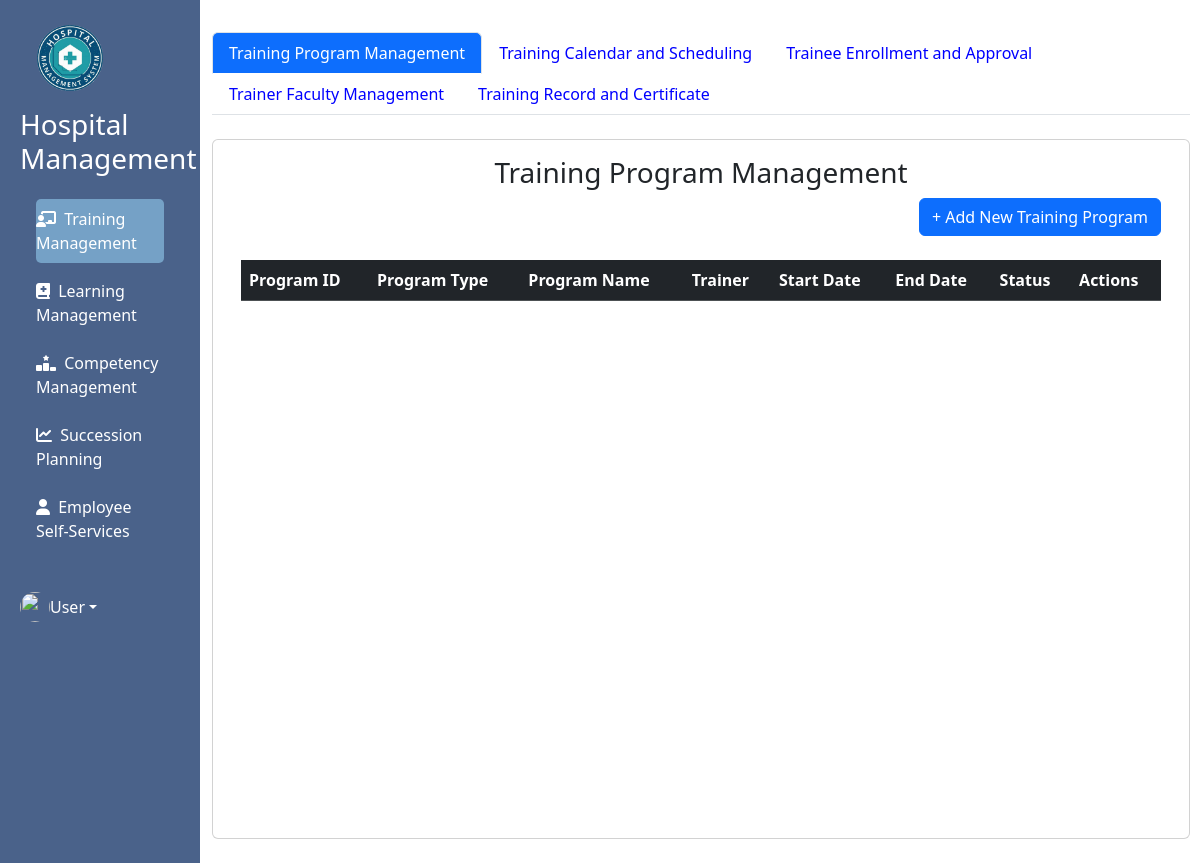
Before: /hr_2/admin/training_management/training_management.php with the older database file.
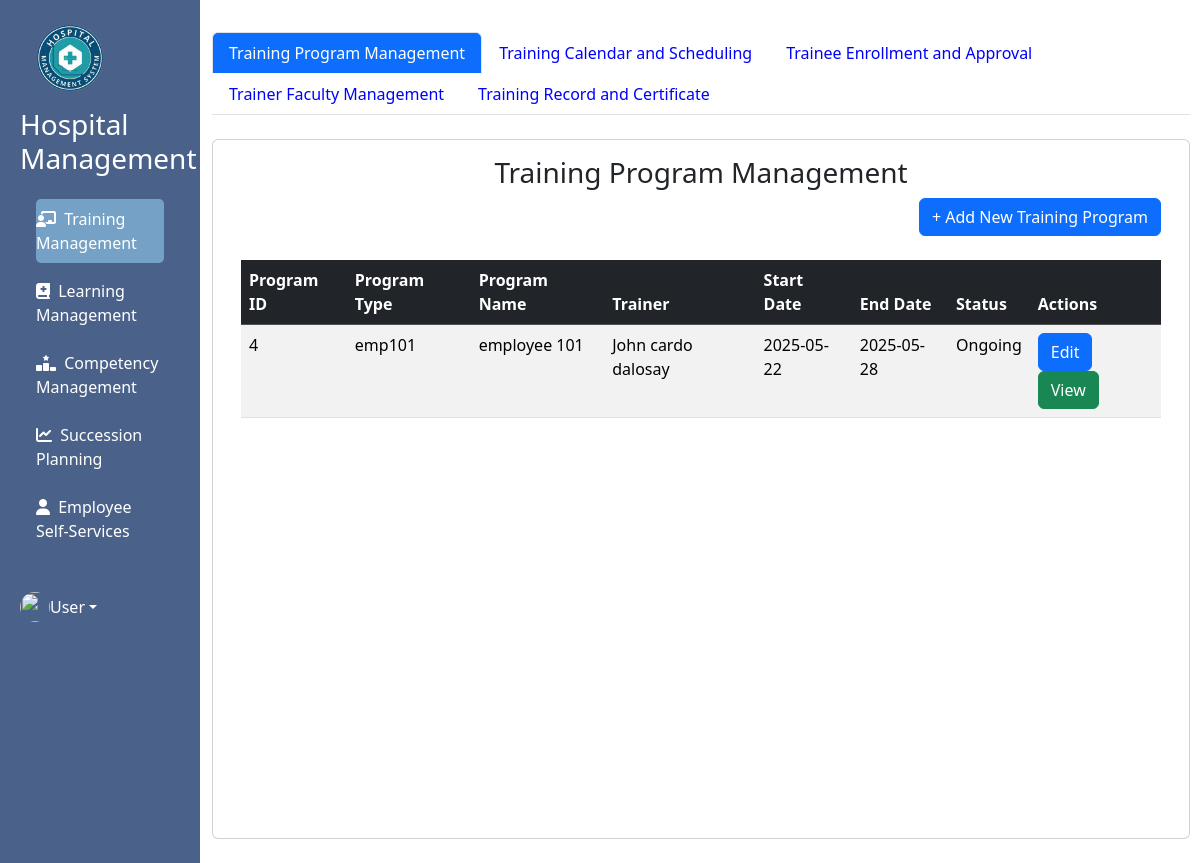
After: the same page with the newer database file.
### tables this page shows
CREATE TABLE `training_program` (
  `PROGRAM_ID` int(11) NOT NULL,
  `PROGRAM_TYPE` varchar(50) DEFAULT NULL,
  `PROGRAM_NAME` varchar(50) DEFAULT NULL,
  `TRAINER` int(11) NOT NULL,
  `START` date DEFAULT NULL,
  `END` date DEFAULT NULL,
  `STATUS` varchar(45) DEFAULT NULL,
  `DESCRIPTION_PROGRAM` text DEFAULT NULL
);

CREATE TABLE `trainer_faculty` (
  `TRAINER_ID` int(11) NOT NULL,
  `FULLNAME` varchar(45) DEFAULT NULL,
  `course` int(255) DEFAULT NULL,
  `update_at` timestamp NOT NULL DEFAULT current_timestamp() ON UPDATE current_timestamp(),
  `create_at` datetime NOT NULL DEFAULT current_timestamp()
);

### hr_2/admin/training_management/training_management.php (the view, shortened to what this page needs)
<?php
require_once("../../../phpcon/conn.php");
?>
<!DOCTYPE html>
<html lang="en">
<head>
    <link href="https://cdn.jsdelivr.net/npm/bootstrap@5.3.3/dist/css/bootstrap.min.css" rel="stylesheet">
    <link rel="stylesheet" href="https://cdnjs.cloudflare.com/ajax/libs/font-awesome/5.15.3/css/all.min.css" />
    <link rel="stylesheet" href="https://cdnjs.cloudflare.com/ajax/libs/font-awesome/6.5.2/css/all.min.css" />
    <link rel="stylesheet" href="https://site-assets.fontawesome.com/releases/v6.5.2/css/all.css" />
    <link href='https://unpkg.com/boxicons@2.1.4/css/boxicons.min.css' rel='stylesheet'>
    <link href="https://cdn.jsdelivr.net/npm/fullcalendar@6.1.9/main.min.css" rel="stylesheet" />
    <link rel="stylesheet" href="../../../tm.css?v=4.6">
</head>
<body>
<div class="container-fluid">
    <div class="row flex-nowrap">
        <div class="col-auto col-md-2 col-xl-2 px-sm-1 px-0 min-vh-100 bg-side">
            <div class="d-flex flex-column align-items-center align-items-sm-start px-3 pt-2 text-white">
                <a href="#!" class="d-flex text-decoration-none align-items-center mb-md-0 text-white">
                    <span class="fs-5 d-none d-sm-inline" style="color: white;">
                        <div class="media align-items-center">
                            <img src="logo.png" width="100" class="mr-3" alt="">
                        </div>
                        <h3>Hospital Management</h3>
                    </span>
                </a>
                <ul class="nav nav-link flex-column mb-sm-auto mb-0 align-items-center align-items-sm-center" id="menu">
                <li class="nav-item mt-2">
                        <a href="../training_management/training_management.php" class="nav-link active align-middle px-0 text-start">
                            <i class="fa-solid fa-chalkboard-user"></i>
                            <span class="ms-1 d-none d-sm-inline">Training Management</span>
                        </a>
                    </li>
                    <li class="nav-item mt-2">
                        <a href="../learning/learning.php" class="nav-link align-middle px-0 text-start">
                            <i class="fa-solid fa-book-medical"></i>
                            <span class="ms-1 d-none d-sm-inline">Learning Management</span>
                        </a>
                    </li>
                    <li class="nav-item mt-2">
                        <a href="../competency/competency.php" class="nav-link align-middle px-0 text-start">
                            <i class="fa-solid fa-ranking-star"></i>
                            <span class="ms-1 d-none d-sm-inline">Competency Management</span>
                        </a>
                    </li>
                    <li class="nav-item mt-2">
                        <a href="../succession/succession.php" class="nav-link align-middle px-0 text-start">
                            <i class="fa-solid fa-chart-line"></i>
                            <span class="ms-1 d-none d-sm-inline">Succession Planning</span>
                        </a>
                    </li>
                    <li class="nav-item mt-2">
                        <a href="../ESS/ess.php" class="nav-link  align-middle px-0 text-start">
                            <i class="fa-solid fa-user"></i>
                            <span class="ms-1 d-none d-sm-inline">Employee Self-Services</span>
                        </a>
                    </li>
                </ul>
                <div class="dropdown pb-4">
                  <a href="#" class="d-flex align-items-center text-white text-decoration-none dropdown-toggle" id="ddUser" data-bs-toggle="dropdown" aria-expanded="false">
                  <img src="" width="30" height="30" alt="" class="rounded-circle">
                  <span class="user" id="user">User</span></a>
                </div>
            </div>
        </div>
        <div class="col main-content py-4">
            <div class="row">
                <div class="col">
              <div class="nav navbar navbar-expand-lg">
              <ul class="nav nav-tabs mb-3" id="pills-tab" role="tablist">
  <li class="nav-item">
    <button class="nav-link  active" id="pillsTPM-tab" data-bs-toggle="pill" data-bs-target="#pillsTPM" aria-controls="pillsTPM" aria-selected="true">Training Program Management</button>
  </li>
  <li class="nav-item">
    <button class="nav-link for-pills" id="pillsCalendar-tab" data-bs-toggle="pill" data-bs-target="#pillsCalendar" aria-controls="pillsCalendar" aria-selected="false">Training Calendar and Scheduling</button>
  </li>
  <li class="nav-item">
    <button class="nav-link for-pills" id="pillsEnrollment-tab" data-bs-toggle="pill" data-bs-target="#pillsEnrollment" aria-controls="pillsEnrollment" aria-selected="false">Trainee Enrollment and Approval
    </button>
  </li>
  <li class="nav-item">
    <button class="nav-link for-pills" id="pillsFaculty-tab" data-bs-toggle="pill" data-bs-target="#pillsFaculty" aria-controls="pillsFaculty" aria-selected="false">Trainer Faculty Management
    </button>
  </li>
  <li class="nav-item">
    <button class="nav-link for-pills" id="pillsRecord-tab" data-bs-toggle="pill" data-bs-target="#pillsRecord" aria-controls="pillsRecord" aria-selected="false">Training Record and Certificate
    </button>
  </li>
</ul>
              </div>
                <div class="card" style="height: 700px; overflow: hidden;">
  <div class="card-content" style="height: 100%;">
    <div class="card-body" style="height: 100%; display: flex; flex-direction: column;">
      <div class="container" style="flex: 1; overflow: hidden;">
<div class="tab-content" id="pills-tabContent">
  <div class="tab-pane fade show active" id="pillsTPM" role="tabpanel" >
  <h3 class="white-text card-title text-center">Training Program Management</h3>
  <div class="d-grid gap-2 d-md-flex justify-content-md-end"><button type="button" class="btn btn-primary" data-bs-toggle="modal" data-bs-target="#addTrainingModal">
  + Add New Training Program
</button>
</div>
        <br>
        <div style="overflow-y: auto; height: 100%;">
          <table class="table table-hover table-striped">
            <thead class=" table-dark">
              <tr>
                <th scope="col">Program ID</th>
                <th scope="col">Program Type</th>
                <th>Program Name</th>
                <th scope="col">Trainer</th>
                <th scope="col">Start Date</th>
                <th scope="col">End Date</th>
                <th scope="col">Status</th>
                <th scope="col">Actions</th>
              </tr>
            </thead>
            <tbody>
            <?php
$query = "
SELECT tp.PROGRAM_ID, tp.PROGRAM_TYPE, tp.PROGRAM_NAME, tf.TRAINER_ID, tf.FULLNAME, tp.STATUS, tp.START AS START_DATE, tp.END AS END_DATE
    FROM training_program tp
    LEFT JOIN trainer_faculty tf ON tp.TRAINER = tf.TRAINER_ID
";
$result=$connection->query($query);
?>
<?php
while ($program=$result->fetch_assoc()):
?>
              <tr>
              <td><?php echo htmlspecialchars($program['PROGRAM_ID']); ?></td>
            <td><?php echo htmlspecialchars($program['PROGRAM_TYPE']); ?></td>
            <td><?php echo htmlspecialchars($program['PROGRAM_NAME']); ?></td>
            <td><?php echo htmlspecialchars($program['FULLNAME']); ?></td>
            <td><?php echo htmlspecialchars($program['START_DATE']); ?></td>
            <td><?php echo htmlspecialchars($program['END_DATE']); ?></td>
            <td><?php echo htmlspecialchars($program['STATUS']); ?></td>
            <td>
            <button type="button" class="btn btn-primary" data-bs-toggle="modal" data-bs-target="#editTrainingModal<?php echo $program['PROGRAM_ID']; ?>">Edit</button>
  <button type="button" class="btn btn-success" data-bs-toggle="modal" data-bs-target="#viewTrainingModal<?php echo $program['PROGRAM_ID']; ?>">View</button>
            </td>
              </tr>
            </tbody>
            <?php endwhile;?>
          </table>
        </div>
</div>
    </div>
  </div>
</div>
                    </div>
                </div>
  </div>
</div>
            </div>
        </div>
    </div>
</body>
</html>

### tm.css (style rules this page uses)
.nav-tabs .nav-link { color: blue !important; }
.nav-tabs .nav-link.active { color: white !important; background-color: #0d6efd !important; }
.bg-side { background: #4A628A !important ; }
.nav-item { color: white ; }
.nav-link { color: white !important; }
.nav-link li .active { background-color: #75a1c6 !important; width: fit-content; height: fit-content; border-radius: 5px; }
html, body { height: 100%; margin: 0; padding: 0; overflow-x: hidden; }
.main-content { height: 100vh; overflow-y: auto; padding-right: 10px; }

Changed rows visible on the page:
added training_program: PROGRAM_ID "4", PROGRAM_TYPE "emp101", PROGRAM_NAME "employee 101", TRAINER.FULLNAME "John cardo dalosay", START "2025-05-22", END "2025-05-28", STATUS "Ongoing"
